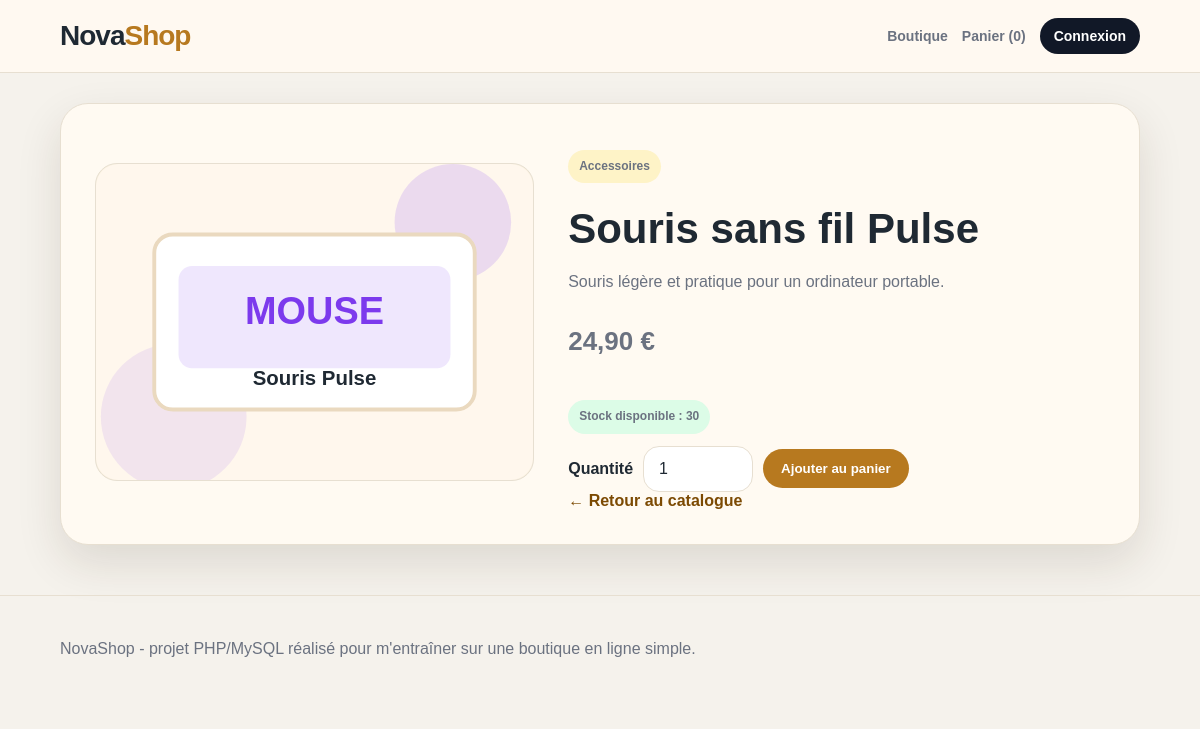
Page /produit.php?id=4 on the committed database.
### tables this page shows
CREATE TABLE produit (
    id_produit INT AUTO_INCREMENT PRIMARY KEY,
    nom VARCHAR(150) NOT NULL,
    description TEXT,
    prix DECIMAL(10,2) NOT NULL,
    stock INT NOT NULL DEFAULT 0,
    image VARCHAR(255) DEFAULT 'images/produit-defaut.svg',
    id_categorie INT,
    actif TINYINT(1) DEFAULT 1,
    FOREIGN KEY (id_categorie) REFERENCES categorie(id_categorie)
);

CREATE TABLE categorie (
    id_categorie INT AUTO_INCREMENT PRIMARY KEY,
    nom VARCHAR(100) NOT NULL
);

### connexion.php (called while the page is built, shortened)
<?php
function proteger($texte) {
    return htmlspecialchars($texte, ENT_QUOTES, 'UTF-8');
}
function afficher_prix($montant) {
    return number_format($montant, 2, ',', ' ') . ' €';
}
?>

### produit.php (the view, shortened to what this page needs)
<?php
require_once 'connexion.php';
$id = isset($_GET['id']) ? intval($_GET['id']) : 0;
$requete = $pdo->prepare("SELECT produit.*, categorie.nom AS nom_categorie
                         FROM produit
                         LEFT JOIN categorie ON produit.id_categorie = categorie.id_categorie
                         WHERE produit.id_produit = ? AND produit.actif = 1");
$requete->execute(array($id));
$produit = $requete->fetch(PDO::FETCH_ASSOC);
require_once 'header.php';
?>
<section class="bloc fiche-produit">
    <div class="image-fiche">
        <img src="<?php echo proteger($produit['image']); ?>" alt="<?php echo proteger($produit['nom']); ?>">
    </div>
    <div class="details-fiche">
        <p class="etiquette-categorie"><?php echo proteger($produit['nom_categorie']); ?></p>
        <h1><?php echo proteger($produit['nom']); ?></h1>
        <p><?php echo proteger($produit['description']); ?></p>
        <p class="gros-prix"><?php echo afficher_prix($produit['prix']); ?></p>
        <?php if ($produit['stock'] > 0) { ?>
            <p class="stock-ok">Stock disponible : <?php echo $produit['stock']; ?></p>
            <form method="post" action="panier.php" class="formulaire-ligne">
                <label>Quantité</label>
                <input type="number" name="quantite" min="1" max="<?php echo $produit['stock']; ?>" value="1">
                <button type="submit">Ajouter au panier</button>
            </form>
        <?php } else { ?>
            <p class="stock-vide">Ce produit est actuellement en rupture de stock.</p>
        <?php } ?>
        <a class="lien-retour" href="index.php">← Retour au catalogue</a>
    </div>
</section>
<?php require_once 'footer.php'; ?>

### style.css (style rules this page uses)
:root { --fond: #f5f2ec; --fond-clair: #fffaf2; --texte: #1f2933; --texte-doux: #6b7280; --blanc: #ffffff; --noir: #111827; --accent: #b7791f; --accent-fonce: #7c4a03; --vert: #15803d; --rouge: #b91c1c; --bordure: #e7dfd1; --ombre: 0 18px 45px rgba(50, 37, 20, 0.12); }
* { box-sizing: border-box; }
body { margin: 0; font-family: Arial, Helvetica, sans-serif; color: var(--texte); background: var(--fond); }
a { color: inherit; }
.bouton, .bouton-secondaire, button { border: none; text-decoration: none; padding: 12px 18px; border-radius: 999px; font-weight: 800; cursor: pointer; display: inline-block; }
.bouton, button { background: var(--accent); color: var(--blanc); }
.info-boutique, .bloc, .bloc-formulaire, .panier-vide { background: var(--fond-clair); border: 1px solid var(--bordure); border-radius: 28px; box-shadow: var(--ombre); }
.info-boutique p, .description-produit, .message-simple, .bloc p { color: var(--texte-doux); line-height: 1.6; }
.bloc { padding: 34px; margin: 30px 0; }
input, select, textarea { width: 100%; border: 1px solid var(--bordure); background: var(--blanc); padding: 13px 15px; border-radius: 16px; font: inherit; color: var(--texte); }
label { font-weight: 800; }
.carte-produit img, .image-fiche img { width: 100%; background: #f9f0df; border-radius: 22px; border: 1px solid var(--bordure); }
.etiquette-categorie, .stock-ok, .stock-vide, .badge-statut { display: inline-block; padding: 7px 11px; border-radius: 999px; font-size: 12px; font-weight: 800; width: fit-content; }
.etiquette-categorie { background: #fef3c7; color: #92400e; }
.stock-ok, .badge-statut { background: #dcfce7; color: var(--vert); }
.prix-stock strong, .gros-prix { font-size: 26px; font-weight: 900; color: var(--noir); }
.lien-detail, .lien-retour { color: var(--accent-fonce); font-weight: 900; text-decoration: none; }
.fiche-produit { display: grid; grid-template-columns: 0.9fr 1.1fr; gap: 34px; align-items: center; }
.details-fiche h1 { font-size: 42px; margin: 10px 0; }
.formulaire-ligne { display: flex; align-items: center; gap: 10px; flex-wrap: wrap; }
.formulaire-ligne input, .formulaire-ligne select { width: 110px; }

### rows in the picture
produit: image (picture), id_categorie.nom "Accessoires", nom "Souris sans fil Pulse", description "Souris légère et pratique pour un ordinateur portable.", prix "24,90 €", stock "30"

### other values in the picture
nombre_articles_panier() "0"
